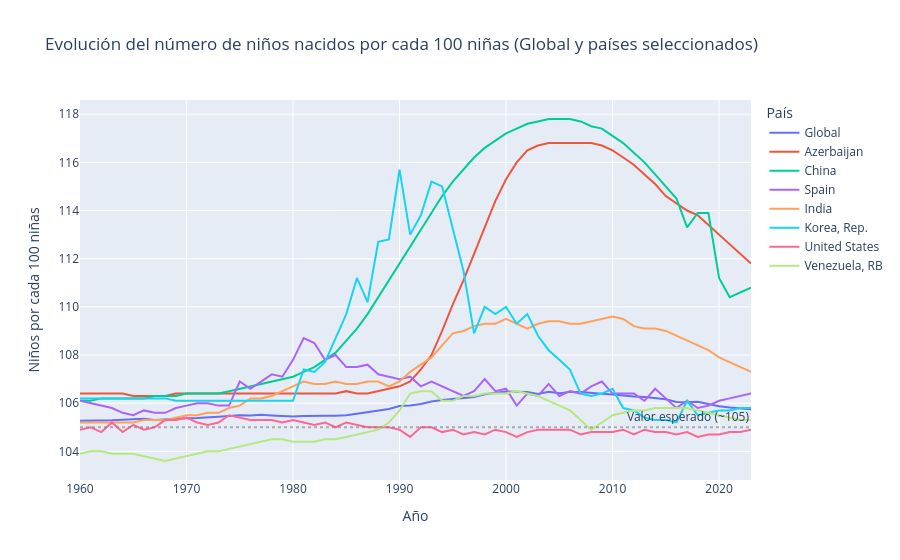

Notebook code cell kept with this figure:
### Markdown cell above
## Visualización de resultados

### Code cell
# ¿Existe una tendencia global en el desequilibrio de los nacimientos por sexo?

# Promedio global
global_sex = df_combined.groupby("year")["sex_ratio_per_100_female"].mean().reset_index()
global_sex["Country Name"] = "Global"

# Países seleccionados
countries = ["CHN", "KOR", "USA", "VEN", "ESP", "IND","AZE"]

country_data = (
    df_combined[df_combined["Country Code"].isin(countries)]
    [["year", "Country Name", "sex_ratio_per_100_female"]]
    .copy()
)

# Unir datos globales y países
plot_data_global = pd.concat([
    global_sex.rename(columns={"sex_ratio_per_100_female": "value"})[["year", "Country Name", "value"]],
    country_data.rename(columns={"sex_ratio_per_100_female": "value"})
])

# Gráfico
fig = px.line(
    plot_data_global,
    x="year",
    y="value",
    color="Country Name",
    title="Evolución del número de niños nacidos por cada 100 niñas (Global y países seleccionados)",
    labels={
        "year": "Año",
        "value": "Niños por cada 100 niñas",
        "Country Name": "País"
    }
)

fig.add_hline(
    y=105,
    line_dash="dot",
    line_color="gray",
    opacity=0.6,
    annotation_text="Valor esperado (~105)",
    annotation_position="top right"
)

fig.write_html("grafico_1_sexratio_global_paises.html")
fig.show()
